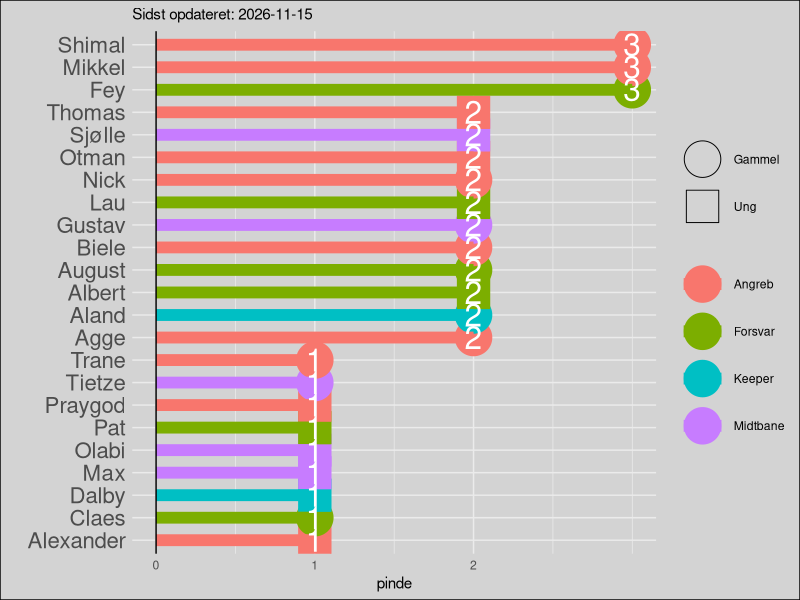
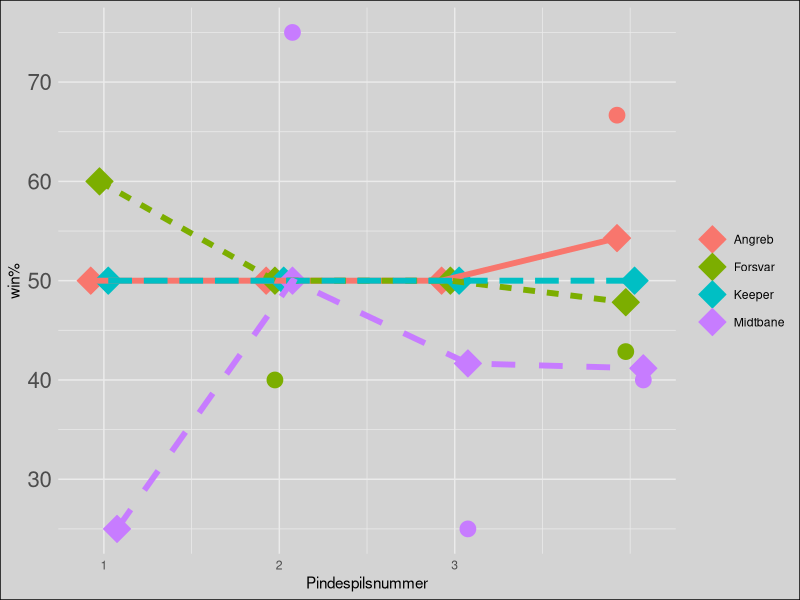

The R script that drew these images, in order: (Note: this script raises an error after producing the figures.)
library(tidyr)
library(dplyr)
library(purrr)
library(ggplot2)
library(forcats)
library(knitr)

sti_billeder <- "C:/Users/augus/Desktop/pindespil/Jelly/pindespil1908.github.io/assets/img/"

opdateret <- Sys.Date()

data <- tribble(
  ~spiller, ~alder, ~position, 
  
  "Dalby",      "Ung",         "Keeper",
  "Aland",      "Gammel",      "Keeper",
  "KC",         "Gammel",      "Keeper",
  "Konrad",     "Ung",         "Keeper",
  
  "Jogge",      "Gammel",      "Forsvar",
  "Kav",        "Gammel",      "Forsvar",
  "Claes",      "Gammel",      "Forsvar",
  "Lau",        "Ung",         "Forsvar",
  "Fey",        "Gammel",      "Forsvar",
  "August",     "Gammel",      "Forsvar",
  "Pat",        "Ung",         "Forsvar",
  "Albert",     "Ung",         "Forsvar",
  
  "Gustav",     "Gammel",      "Midtbane",
  "Max",        "Ung",         "Midtbane",
  "Tietze",     "Gammel",      "Midtbane",
  "Sjølle",     "Ung",         "Midtbane",
  "Olabi",      "Ung",         "Midtbane",
  
  "Praygod",    "Ung",         "Angreb",
  "Otman",      "Ung",         "Angreb",
  "Thomas",     "Ung",         "Angreb",
  "Alexander",  "Ung",         "Angreb",
  "Nick",       "Gammel",      "Angreb",
  "Haris",      "Ung",         "Angreb",
  "Agge",       "Gammel",      "Angreb",
  "Shimal",     "Gammel",      "Angreb",
  "Biele",      "Gammel",      "Angreb",
  "Mikkel",     "Gammel",      "Angreb",
  "Trane",      "Gammel",      "Angreb"
)

pinde <- tribble(
  ~id, ~dato, ~spiltype, ~trøjer, ~joker, 
  ~vindere, 
  ~tabere,
  
  1, "2025-01-21", "Interval", 1, 0, 
  c("August", "Pat", "Nick", "Mikkel", "Biele", "Max", "Aland", "Thomas", "Trane", "Albert", NA),
  c("Lau", "Fey", "Gustav", "Sjølle", "Alexander", "Agge", "Shimal", "Praygod", "Otman", "Olabi", "Dalby"),
  
  2, "2025-01-21", "Skud", 0, 0, 
  c("Lau", "Fey", "Gustav", "Sjølle", "Alexander", "Agge", "Shimal", "Praygod", "Otman", "Olabi", "Dalby"),
  c("August", "Pat", "Nick", "Mikkel", "Biele", "Max", "Aland", "Thomas", "Trane", "Albert", NA),
  
  3, "2025-01-23", "Interval", 0, 0, 
  c("August", "Fey", "Shimal", "Nick", "Tietze", "Claes", "Mikkel", NA, NA),
  c("Lau", "Pat", "Albert", "Max", "Sjølle", "Olabi", "Praygod", "Otman", "Thomas"),
  
  4, "2025-01-28", "Interval", 0, 0,
  c("Gustav", "Aland", "Sjølle", "Otman", "Biele", "Albert", "Mikkel", "Lau", "Shimal", "Agge", "Fey", "Thomas"),
  c("August", "Dalby", "Trane", "Max", "Olabi", "Praygod", "Tietze", "Jogge", "Pat", "Alexander", "Claes", NA)
)

###
# HUSK AT OPDATERE PLOTS.RMD OGSÅ!
##



funktion <- function(input) {
  pinde <- pinde %>% 
    unnest(cols = c(vindere, tabere)) %>% 
    mutate(dato = as.Date(dato, tryFormats = c("%Y-%m-%d")))
  
  forkert <- c(setdiff(pinde$tabere, data$spiller), setdiff(pinde$vindere, data$spiller)) %>% na.omit
  
  if (length(forkert) > 0) {
    stop("idiot")
  } else {
    message("godt")
  }
  pinde
}

pinde <- funktion(pinde)

png(filename = paste0(sti_billeder, "pinde_spiller.png"), width = 1000, height = 1200)
pinde %>% 
  filter(!is.na(vindere)) %>% 
  group_by(vindere) %>% 
  summarise(pinde = n()) %>% 
  left_join(data, by = c("vindere"="spiller")) %>% 
  arrange(desc(pinde)) %>% 
  ggplot(aes(fct_reorder(vindere, pinde), pinde))+ 
  geom_point(aes(shape = alder, fill = position, color=position), size =12)+
  geom_segment(aes(x = fct_reorder(vindere, pinde), xend = fct_reorder(vindere, pinde),
                   y = 0, yend = pinde, color = position),
               lwd = 4) +
  geom_text(aes(label = pinde), color = "white", size = 8) +
  scale_shape_manual(values = c(21, 22), name = " ") +
  geom_hline(yintercept = 0) +
  coord_flip() +  
  theme_minimal() + 
  scale_x_discrete(name = "")+
  scale_y_continuous(breaks = seq(0,2))+
  theme(legend.title = element_blank(),
        axis.text.y = element_text(size = 16)) +
  labs(subtitle= paste0("Sidst opdateret: ", opdateret)) + theme(plot.background = element_rect(fill = 'lightgrey', colour = 'black'))
dev.off()

# posistions graf
png(filename = paste0(sti_billeder, "position_graf.png"), width = 1200, height = 1000)
pinde %>%
  pivot_longer(cols = c(vindere, tabere),
               names_to = "source",  # A temporary column for identifying col1/col2
               values_to = "spiller") %>%
  mutate(pind = ifelse(source == "vindere", "sejre", "tabte")) %>%  # Assign 1 if from col1, 0 if from col2
  select(-source)  %>%
  left_join(data, by = c("spiller"="spiller")) %>%
  filter(!is.na(spiller)) %>%
  group_by(id, position, pind) %>%
  summarise(vundne = n()) %>%
  rbind(data.frame(id = c(3, 3),
                   position = c("Keeper", "Keeper"),
                   pind = c("sejre", "tabte"),
                   vundne = c(1,1))) %>%
  pivot_wider(names_from = pind,
              values_from = vundne, values_fill = list(vundne = 0)) %>%
  mutate(gennemsnit = sejre/(tabte+sejre)*100) %>%
  ungroup() %>%
  group_by(position) %>%
  mutate(gnm = cumsum(sejre)/(cumsum(tabte)+cumsum(sejre))*100) %>%
  ungroup() %>%
  arrange(as.numeric(id), position) %>%
  ggplot(aes(id, gennemsnit, color = position, fill = position)) +
  geom_point(size = 5, position = position_dodge(width = 0.2)) +
  geom_point(aes(y = gnm, group = position), shape = 23, size = 7, na.rm = TRUE, position = position_dodge(width = 0.2)) +
  geom_line(aes(y = gnm, group = position, linetype = position),size = 2, na.rm = TRUE, position = position_dodge(width = 0.2)) +
  theme_minimal()+
  scale_x_continuous(breaks = c(1,2,3)) +
  labs(
    x = "Pindespilsnummer",  # Custom x-axis label
    y = "win%"  # Custom plot title
  ) +
  theme(legend.title = element_blank(),
        axis.text.y = element_text(size = 16))+ theme(plot.background = element_rect(fill = 'lightgrey', colour = 'black'))


#+
  # geom_segment(aes(
  #   x = dodge,  # Adjust x to align with dodge
  #   xend = dodge,  # Adjust xend to align with dodge
  #   y = gennemsnit,
  #   yend = gnm,
  #   group = position),
  #   arrow = arrow(length = unit(0.15, "cm")),
  #   size= 0.3,
  #   data = ~.x %>% filter(abs(gennemsnit - gnm) > 5), # Add a threshold for arrow drawing
  #   position = position_dodge(width = 0.2),
  #   na.rm = TRUE)
dev.off()


ggplot(aes(x = as.numeric(pindespil_id), y = gennemsnit, color = position)) +
  geom_point(size = 3, position = position_dodge(width = 0.2)) +
  geom_point(aes(y = gnm, group = position), shape = 0, size = 0, na.rm = TRUE, position = position_dodge(width = 0.2)) +
  geom_smooth(aes(y = gnm, group = position, fill = position), method = "loess", se = F, na.rm = TRUE,
              alpha = 0.2, position = position_dodge(width = 0.2)) +
  theme_minimal() + theme(legend.position = "bottom")
#
test2 %>% 
  filter(!is.na(position)) %>% 
  group_by(pindespil_id, position, udfald) %>%
  summarise(vundne = n(), .groups = "drop") %>%
  rbind(data.frame(pindespil_id = c("8", "8"), 
                   position = c("keeper", "keeper"), 
                   udfald = c("tabende_hold", "vindende_hold"),
                   vundne = c(0,0))) %>%
  pivot_wider(names_from = udfald,
              values_from = vundne, values_fill = list(vundne = 0)) %>% 
  mutate(gennemsnit = vindende_hold/(tabende_hold+vindende_hold)*100) %>% 
  ungroup() %>%
  group_by(position) %>% 
  mutate(gnm = cumsum(vindende_hold)/(cumsum(tabende_hold)+cumsum(vindende_hold))*100) %>% 
  ungroup() %>% 
  arrange(as.numeric(pindespil_id))
